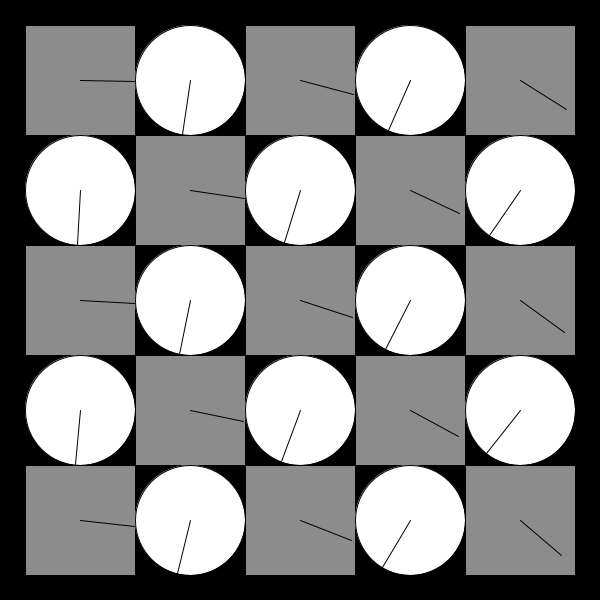
Frame 1 (no input)
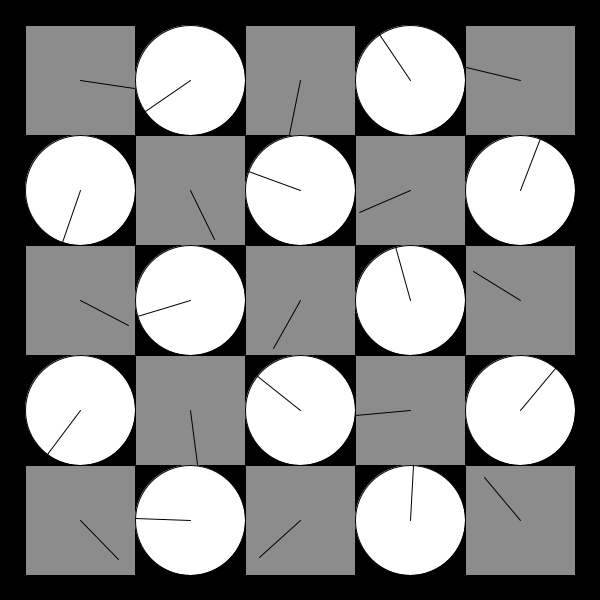
Frame 60 (the mouse pressed at the canvas centre just before this capture)
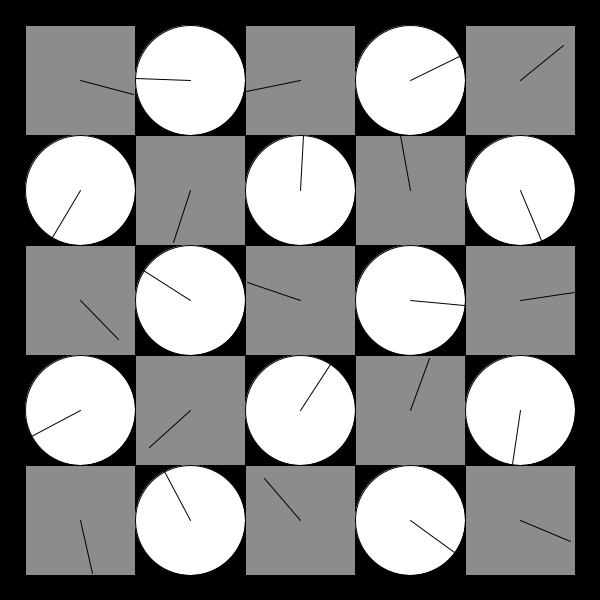
Frame 120 (the mouse held since frame 60 and released just before this capture)

The Processing sketch that drew these frames (run headless with seeded random() and noise(); from frame 60 on, the mouse is pressed at the canvas centre):

// Processing sketch: processing_152418
// ── processing_152418.pde

void setup() {
  size(600, 600);
  background(180);
  rectMode(CENTER);
  noStroke();
}


void draw() {
  background(0);
  noStroke();

  int num = 5;
  int margin = 80;

  float gutter = 0; //distance between each cell
  float cellsize = ( width - (2 * margin) - gutter * (num - 1) ) / (num - 1);

  int circleNumber = 0; // counter

  for (int i=0; i<num; i++) {
    for (int j=0; j<num; j++) {
      ++circleNumber;

      float tx = margin + cellsize * i + gutter * i;
      float ty = margin + cellsize * j + gutter * j;
      if (circleNumber%2==0){
        movingCircle(tx, ty, cellsize, circleNumber * TWO_PI * millis() / -60000.0);}
      else{
        movingSquare(tx, ty, cellsize, circleNumber * TWO_PI * millis() / 60000.0);}
      }
     
  }
}//end of draw


void movingCircle(float x, float y, float size, float angle) {

  // calculate endpoint of the line
  float tempX = x + (size / 2) * sin(angle);
  float tempY = y + (size / 2) * cos(angle);

  stroke(0);
  strokeWeight(1);
  fill(255);
  ellipse(x, y, size, size); // circle

  stroke(0);
  line(x, y, tempX, tempY); // red line
}

void movingSquare(float x, float y, float size, float angle) {
   
    // calculate endpoint of the line
  float tempX = x + (size / 2) * cos(angle);
  float tempY = y + (size / 2) * sin(angle);
  
  stroke(0);
  strokeWeight(1);
  fill(140, 255);
  rect(x, y, size, size); // square
  
  stroke(0);
  line(x, y, tempX, tempY); // red line
}
